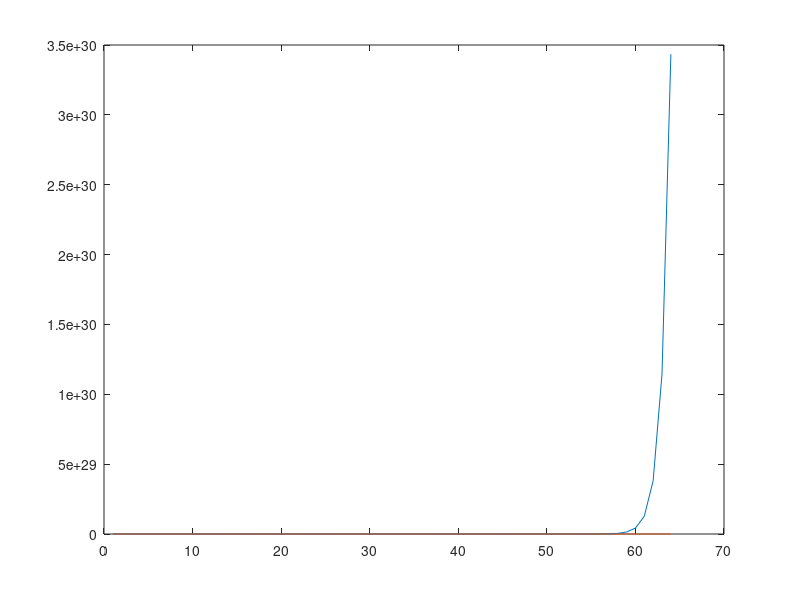

The MATLAB script that drew this image:
M = 2;
B = 64;
cexp = zeros(1,B);
cbin = zeros(1,B);
for b = 4:1:B
    cexp(b) = 3^b;
    cbin(b) = 0;
    for m = 1:M
        cbin = cbin + nchoosek(b,m);
    end
end
plot(cexp); hold on;
plot(cbin); hold on;